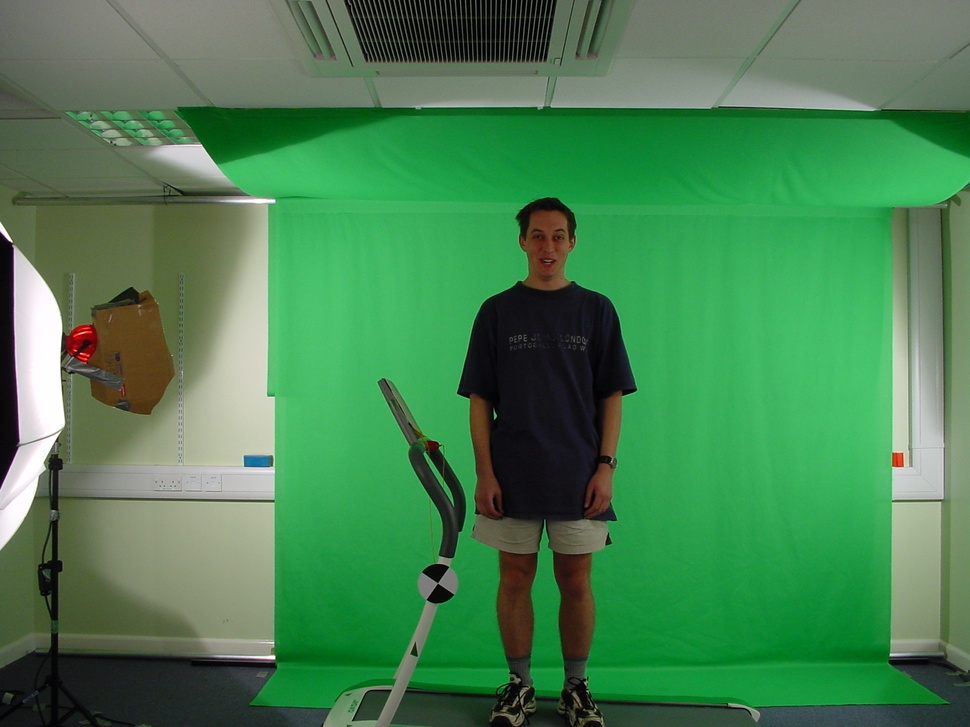
#> input picture test/DSC00166.JPG, 970 x 727 px, shrunk from 2240 x 1680 before the run
$ python OpenCV.py
#> lines starting #> are read from the running program, lines starting #| are printed output that depends on the picture
import cv2
import numpy as np


# 載入預訓練的臉部檢測器
face_cascade = cv2.CascadeClassifier(cv2.data.haarcascades + 'haarcascade_frontalface_default.xml')

def detect_face(image_path):
#> called with image_path = 'test/DSC00166.JPG'
    img = cv2.imread(image_path)
#> img is the input picture: shape (727, 970, 3); mean B, G, R 81.9, 129.5, 71.5
    gray = cv2.cvtColor(img, cv2.COLOR_BGR2GRAY)
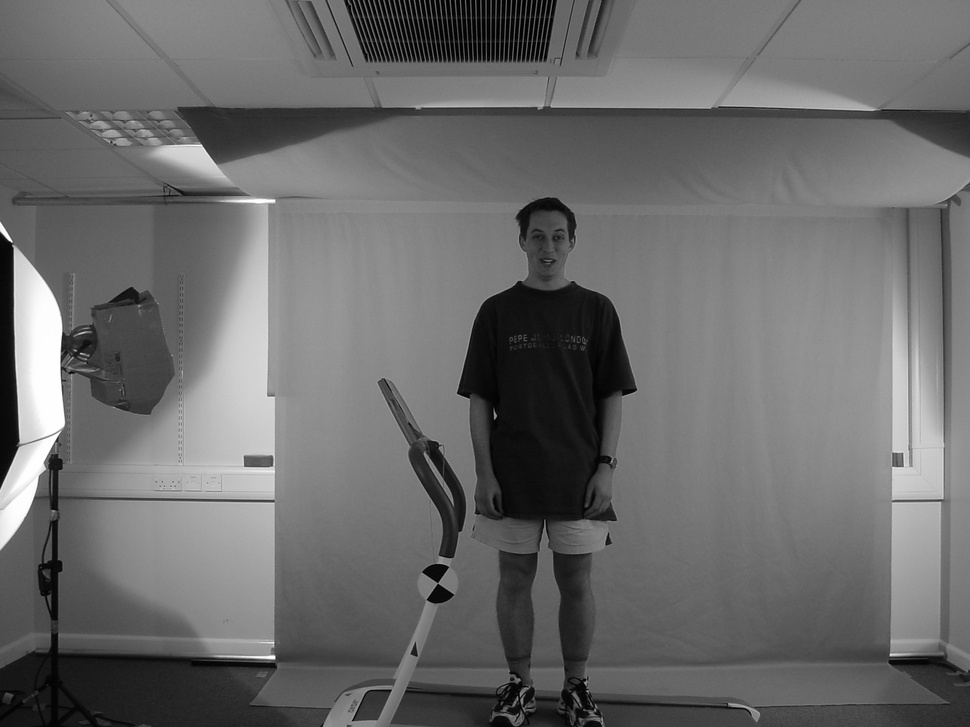
#> gray: shape (727, 970); min 0, max 255, mean 106.8
    faces = face_cascade.detectMultiScale(gray, scaleFactor=1.1, minNeighbors=5)
#> faces = [[517, 213, 62, 62]]
    if len(faces) > 0:
        (x, y, w, h) = faces[0]  # 取第一個檢測到的臉部
#> x = 517; y = 213; w = 62; h = 62
        face_center = (x + w // 2, y + h // 2)  # 臉部中心
#> face_center = (548, 244)
        return img, face_center
    return img, None

# 測試
img, face_center = detect_face('test/DSC00166.JPG')
#> face_center = (548, 244)
print("臉部中心:", face_center)
#| 臉部中心: (548, 244)
